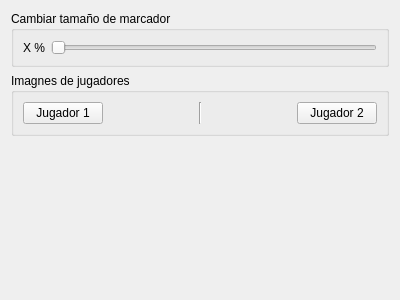
<?xml version="1.0" encoding="UTF-8"?>
<ui version="4.0">
 <class>Settings</class>
 <widget class="QWidget" name="Settings">
  <property name="geometry">
   <rect>
    <x>0</x>
    <y>0</y>
    <width>400</width>
    <height>300</height>
   </rect>
  </property>
  <property name="windowTitle">
   <string>Form</string>
  </property>
  <property name="styleSheet">
   <string notr="true"/>
  </property>
  <layout class="QGridLayout" name="gridLayout_3">
   <item row="0" column="0" colspan="3">
    <widget class="QGroupBox" name="groupBox">
     <property name="title">
      <string>Cambiar tamaño de marcador</string>
     </property>
     <layout class="QGridLayout" name="gridLayout_2">
      <item row="0" column="1">
       <widget class="QSlider" name="sSize">
        <property name="orientation">
         <enum>Qt::Horizontal</enum>
        </property>
       </widget>
      </item>
      <item row="0" column="0">
       <widget class="QLabel" name="lSize">
        <property name="text">
         <string>X %</string>
        </property>
       </widget>
      </item>
     </layout>
    </widget>
   </item>
   <item row="1" column="0" colspan="3">
    <widget class="QGroupBox" name="groupBox_2">
     <property name="title">
      <string>Imagnes de jugadores</string>
     </property>
     <layout class="QGridLayout" name="gridLayout">
      <item row="0" column="2">
       <widget class="Line" name="line">
        <property name="orientation">
         <enum>Qt::Vertical</enum>
        </property>
       </widget>
      </item>
      <item row="0" column="3">
       <spacer name="horizontalSpacer_2">
        <property name="orientation">
         <enum>Qt::Horizontal</enum>
        </property>
        <property name="sizeHint" stdset="0">
         <size>
          <width>82</width>
          <height>20</height>
         </size>
        </property>
       </spacer>
      </item>
      <item row="0" column="4">
       <widget class="MiButton" name="pbPlayer2">
        <property name="text">
         <string>Jugador 2</string>
        </property>
       </widget>
      </item>
      <item row="0" column="0">
       <widget class="MiButton" name="pbPlayer1">
        <property name="text">
         <string>Jugador 1</string>
        </property>
       </widget>
      </item>
      <item row="0" column="1">
       <spacer name="horizontalSpacer">
        <property name="orientation">
         <enum>Qt::Horizontal</enum>
        </property>
        <property name="sizeHint" stdset="0">
         <size>
          <width>83</width>
          <height>20</height>
         </size>
        </property>
       </spacer>
      </item>
     </layout>
    </widget>
   </item>
   <item row="2" column="1">
    <spacer name="verticalSpacer">
     <property name="orientation">
      <enum>Qt::Vertical</enum>
     </property>
     <property name="sizeHint" stdset="0">
      <size>
       <width>20</width>
       <height>119</height>
      </size>
     </property>
    </spacer>
   </item>
  </layout>
 </widget>
 <customwidgets>
  <customwidget>
   <class>MiButton</class>
   <extends>QPushButton</extends>
   <header>view/mibutton.h</header>
  </customwidget>
 </customwidgets>
 <resources/>
 <connections/>
</ui>
